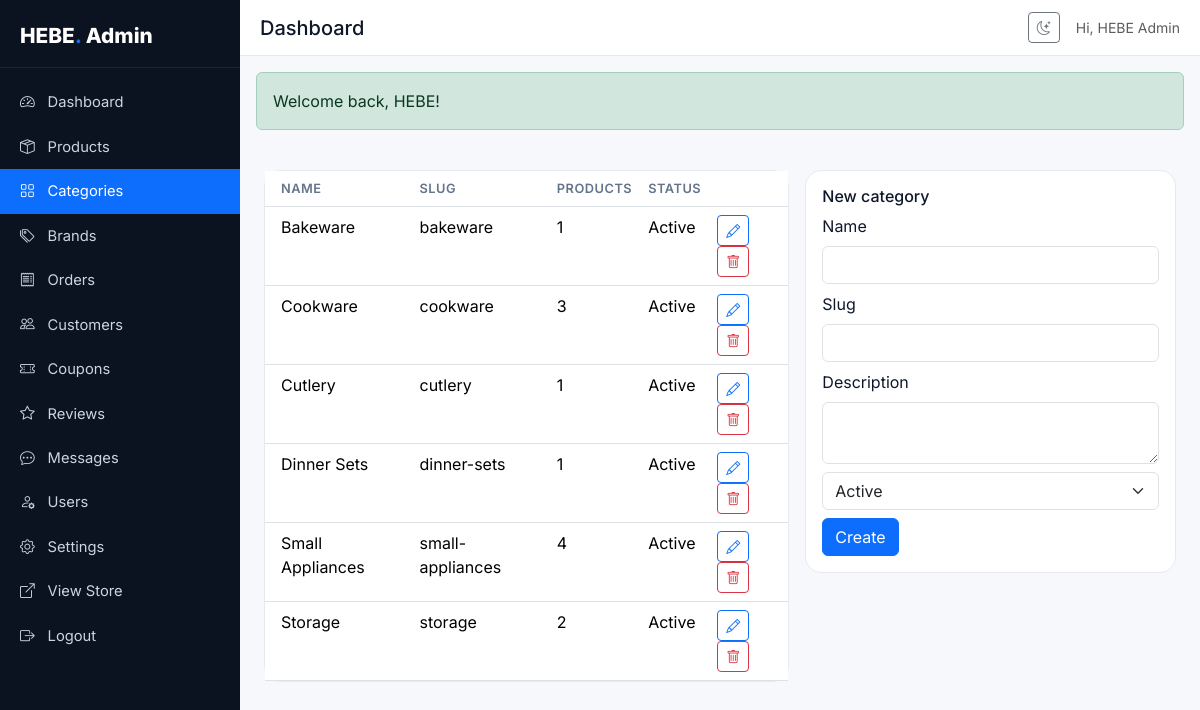
Screenshot of /admin/categories.php (signed in) with the database file from the repository.
### tables this page shows
CREATE TABLE users (
    id INT AUTO_INCREMENT PRIMARY KEY,
    name VARCHAR(120) NOT NULL,
    email VARCHAR(160) NOT NULL UNIQUE,
    password VARCHAR(255) NOT NULL,
    phone VARCHAR(30) DEFAULT NULL,
    role ENUM('admin','customer') NOT NULL DEFAULT 'customer',
    avatar VARCHAR(255) DEFAULT NULL,
    email_verified TINYINT(1) NOT NULL DEFAULT 0,
    verify_token VARCHAR(64) DEFAULT NULL,
    reset_token VARCHAR(64) DEFAULT NULL,
    reset_expires DATETIME DEFAULT NULL,
    remember_token VARCHAR(64) DEFAULT NULL,
    status ENUM('active','suspended') NOT NULL DEFAULT 'active',
    created_at TIMESTAMP DEFAULT CURRENT_TIMESTAMP,
    INDEX idx_role (role)
);

CREATE TABLE categories (
    id INT AUTO_INCREMENT PRIMARY KEY,
    name VARCHAR(120) NOT NULL,
    slug VARCHAR(140) NOT NULL UNIQUE,
    image VARCHAR(255) DEFAULT NULL,
    description TEXT,
    status TINYINT(1) NOT NULL DEFAULT 1,
    created_at TIMESTAMP DEFAULT CURRENT_TIMESTAMP
);

### includes/helpers.php (called while the page is built, shortened)
<?php
function e(?string $v): string { return htmlspecialchars($v ?? '', ENT_QUOTES, 'UTF-8'); }
function url(string $path = ''): string {
    $path = ltrim($path, '/');
    if ($path === '') return rtrim(BASE_URL, '/');
    return rtrim(BASE_URL, '/') . '/' . $path;
}
function asset(string $path): string {
    return url('assets/' . ltrim($path, '/'));
}
function flash(string $key, ?string $msg = null): ?string {
    $m = $_SESSION['_flash'][$key] ?? null;
    return $m;
}

### config/database.php (called while the page is built)
<?php
class Database
{
    private static ?PDO $pdo = null;
    public static function getInstance(): PDO
    {
        if (self::$pdo === null) {
            $dsn = 'mysql:host=' . DB_HOST . ';dbname=' . DB_NAME . ';charset=' . DB_CHARSET;
            $options = [
                PDO::ATTR_ERRMODE            => PDO::ERRMODE_EXCEPTION,
                PDO::ATTR_DEFAULT_FETCH_MODE => PDO::FETCH_ASSOC,
                PDO::ATTR_EMULATE_PREPARES   => false,
            ];
            try {
                self::$pdo = new PDO($dsn, DB_USER, DB_PASS, $options);
            } catch (PDOException $e) {
                if (APP_ENV === 'development') {
                    die('DB Connection failed: ' . $e->getMessage());
                }
                die('Service temporarily unavailable.');
            }
        }
        return self::$pdo;
    }
}
function db(): PDO { return Database::getInstance(); }

### includes/auth.php (called while the page is built, shortened)
<?php
function current_user(): ?array {
    static $cache = null;
    if ($cache !== null && $cache['id'] == $_SESSION['user_id']) return $cache;
    $stmt = db()->prepare('SELECT id, name, email, role, avatar, created_at FROM users WHERE id = ? LIMIT 1');
    $stmt->execute([$_SESSION['user_id']]);
    $cache = $stmt->fetch() ?: null;
    return $cache;
}
function is_logged_in(): bool { return current_user() !== null; }
function require_login(): void {
    if (!is_logged_in()) {
        $_SESSION['_redirect_after_login'] = $_SERVER['REQUEST_URI'] ?? '/';
        flash('error', 'Please log in to continue.');
        redirect('auth/login.php');
    }
}
function require_admin(): void {
    require_login();
}

### models/Catalog.php (called while the page is built, shortened)
<?php
class Category {
    public function all(bool $activeOnly = true): array {
        $sql = 'SELECT c.*, (SELECT COUNT(*) FROM products p WHERE p.category_id = c.id AND p.status = 1) AS product_count
                FROM categories c' . ($activeOnly ? ' WHERE c.status = 1' : '') . ' ORDER BY c.name ASC';
        return db()->query($sql)->fetchAll();
    }
}

### admin/categories.php (the view, shortened to what this page needs)
<?php
require_once __DIR__ . '/../includes/admin_header.php';
require_once __DIR__ . '/../models/Catalog.php';
$m = new Category();
$rows = $m->all(false);
?>
<div class="row g-3">
  <div class="col-lg-7"><div class="admin-card"><table class="table table-clean mb-0">
    <thead><tr><th class="ps-3">Name</th><th>Slug</th><th>Products</th><th>Status</th><th></th></tr></thead>
    <tbody><?php foreach ($rows as $r): ?>
      <tr><td class="ps-3"><?= e($r['name']) ?></td><td><?= e($r['slug']) ?></td><td><?= (int)$r['product_count'] ?></td><td><?= $r['status']?'Active':'Hidden' ?></td>
      <td><a class="btn btn-sm btn-outline-primary" href="?edit=<?= (int)$r['id'] ?>"><i class="bi bi-pencil"></i></a>
          <form method="post" class="d-inline" data-confirm="Delete?"><button class="btn btn-sm btn-outline-danger"><i class="bi bi-trash"></i></button></form></td></tr>
    <?php endforeach; ?></tbody>
  </table></div></div>
  <div class="col-lg-5">
    <?php $edit = !empty($_GET['edit']) ? $m->find((int)$_GET['edit']) : null; ?>
    <div class="admin-card p-3"><h6><?= $edit?'Edit':'New' ?> category</h6>
      <form method="post"><?= csrf_field() ?>
        <div class="mb-2"><label class="form-label">Name</label><input class="form-control" name="name" required value="<?= e($edit['name'] ?? '') ?>"></div>
        <div class="mb-2"><label class="form-label">Slug</label><input class="form-control" name="slug" value="<?= e($edit['slug'] ?? '') ?>"></div>
        <div class="mb-2"><label class="form-label">Description</label><textarea class="form-control" name="description"><?= e($edit['description'] ?? '') ?></textarea></div>
        <div class="mb-2"><select class="form-select" name="status"><option value="1" <?= ($edit['status'] ?? 1)?'selected':'' ?>>Active</option></select></div>
        <button class="btn btn-primary"><?= $edit?'Update':'Create' ?></button>
      </form>
    </div>
  </div>
</div>
<?php require_once __DIR__ . '/../includes/admin_footer.php'; ?>

### includes/admin_header.php (shortened to what this page needs)
<?php
require_admin();
require_once __DIR__ . '/../models/Order.php';
require_once __DIR__ . '/../models/Catalog.php';
$current = basename($_SERVER['PHP_SELF']);
?>
<!DOCTYPE html>
<html lang="en">
<head>
<link href="https://cdn.jsdelivr.net/npm/bootstrap@5.3.3/dist/css/bootstrap.min.css" rel="stylesheet">
<link href="https://cdn.jsdelivr.net/npm/bootstrap-icons@1.11.3/font/bootstrap-icons.css" rel="stylesheet">
<link href="<?= asset('css/admin.css') ?>" rel="stylesheet">
</head>
<body class="admin-body">
<aside class="admin-sidebar">
  <div class="admin-brand"><a href="<?= url('admin/index.php') ?>">HEBE<span>.</span> Admin</a></div>
  <nav class="admin-nav">
    <a href="<?= url('admin/index.php') ?>" class="<?= $current==='index.php'?'active':'' ?>"><i class="bi bi-speedometer2"></i> Dashboard</a>
    <a href="<?= url('admin/products.php') ?>" class="<?= $current==='products.php'?'active':'' ?>"><i class="bi bi-box-seam"></i> Products</a>
    <a href="<?= url('admin/categories.php') ?>" class="<?= $current==='categories.php'?'active':'' ?>"><i class="bi bi-grid"></i> Categories</a>
    <a href="<?= url('admin/brands.php') ?>" class="<?= $current==='brands.php'?'active':'' ?>"><i class="bi bi-tags"></i> Brands</a>
    <a href="<?= url('admin/orders.php') ?>" class="<?= $current==='orders.php'?'active':'' ?>"><i class="bi bi-receipt"></i> Orders</a>
    <a href="<?= url('admin/customers.php') ?>" class="<?= $current==='customers.php'?'active':'' ?>"><i class="bi bi-people"></i> Customers</a>
    <a href="<?= url('admin/coupons.php') ?>" class="<?= $current==='coupons.php'?'active':'' ?>"><i class="bi bi-ticket-perforated"></i> Coupons</a>
    <a href="<?= url('admin/reviews.php') ?>" class="<?= $current==='reviews.php'?'active':'' ?>"><i class="bi bi-star"></i> Reviews</a>
    <a href="<?= url('admin/messages.php') ?>" class="<?= $current==='messages.php'?'active':'' ?>"><i class="bi bi-chat-dots"></i> Messages </a>
    <a href="<?= url('admin/users.php') ?>" class="<?= $current==='users.php'?'active':'' ?>"><i class="bi bi-person-gear"></i> Users</a>
    <a href="<?= url('admin/settings.php') ?>" class="<?= $current==='settings.php'?'active':'' ?>"><i class="bi bi-gear"></i> Settings</a>
    <a href="<?= url('/') ?>" target="_blank"><i class="bi bi-box-arrow-up-right"></i> View Store</a>
    <a href="<?= url('auth/logout.php') ?>"><i class="bi bi-box-arrow-right"></i> Logout</a>
  </nav>
</aside>
<div class="admin-main">
  <header class="admin-topbar">
    <h1 class="admin-title h5 mb-0"><?= e($pageTitle ?? 'Dashboard') ?></h1>
    <div class="ms-auto d-flex align-items-center gap-3">
      <button class="btn btn-sm btn-outline-secondary" id="darkToggle"><i class="bi bi-moon-stars"></i></button>
      <span class="text-muted small d-none d-md-inline">Hi, <?= e(current_user()['name']) ?></span>
    </div>
  </header>
  <?php if ($m = flash('success')): ?><div class="alert alert-success m-3"><?= e($m) ?></div><?php endif; ?>
  <div class="admin-content p-3 p-md-4">

### assets/css/admin.css (style rules this page uses)
:root { --side-bg:#0b1220; --side-text:#cbd5e1; --side-active:#0D6EFD; --content-bg:#f6f8fb; --card-bg:#fff; --border:#e6eaf0; --text:#0f172a; --muted:#64748b; }
body.admin-body { font-family:'Inter',system-ui,sans-serif;margin:0;background:var(--content-bg);color:var(--text) }
.admin-sidebar { position:fixed;top:0;left:0;width:240px;height:100vh;background:var(--side-bg);color:var(--side-text);padding:1.25rem 0;overflow:auto;transition:transform .3s }
.admin-brand { padding:0 1.25rem 1rem;border-bottom:1px solid rgba(255,255,255,.08);margin-bottom:.75rem }
.admin-brand a { color:#fff;font-weight:800;font-size:1.3rem;text-decoration:none }
.admin-brand span { color:var(--side-active) }
.admin-nav a { display:flex;align-items:center;gap:.6rem;padding:.7rem 1.25rem;color:var(--side-text);text-decoration:none;font-size:.92rem }
.admin-nav a.active { background:var(--side-active);color:#fff }
.admin-nav a i { width:18px }
.admin-main { margin-left:240px;min-height:100vh;display:flex;flex-direction:column }
.admin-topbar { display:flex;align-items:center;gap:.5rem;padding:.75rem 1.25rem;background:#fff;border-bottom:1px solid var(--border);position:sticky;top:0;z-index:10 }
.admin-content { flex:1 }
.admin-card { background:#fff;border:1px solid var(--border);border-radius:1rem }
.table-clean th { font-size:.8rem;text-transform:uppercase;letter-spacing:.04em;color:var(--muted);font-weight:600 }

### rows the page displays
users: name "HEBE Admin"
categories: name "Bakeware", slug "bakeware", product_count "1", status "Active"
categories: name "Cookware", slug "cookware", product_count "3", status "Active"
categories: name "Cutlery", slug "cutlery", product_count "1", status "Active"
categories: name "Dinner Sets", slug "dinner-sets", product_count "1", status "Active"
categories: name "Small Appliances", slug "small-appliances", product_count "4", status "Active"
categories: name "Storage", slug "storage", product_count "2", status "Active"

### other values shown
$pageTitle "Dashboard"
$m "Welcome back, HEBE!"
